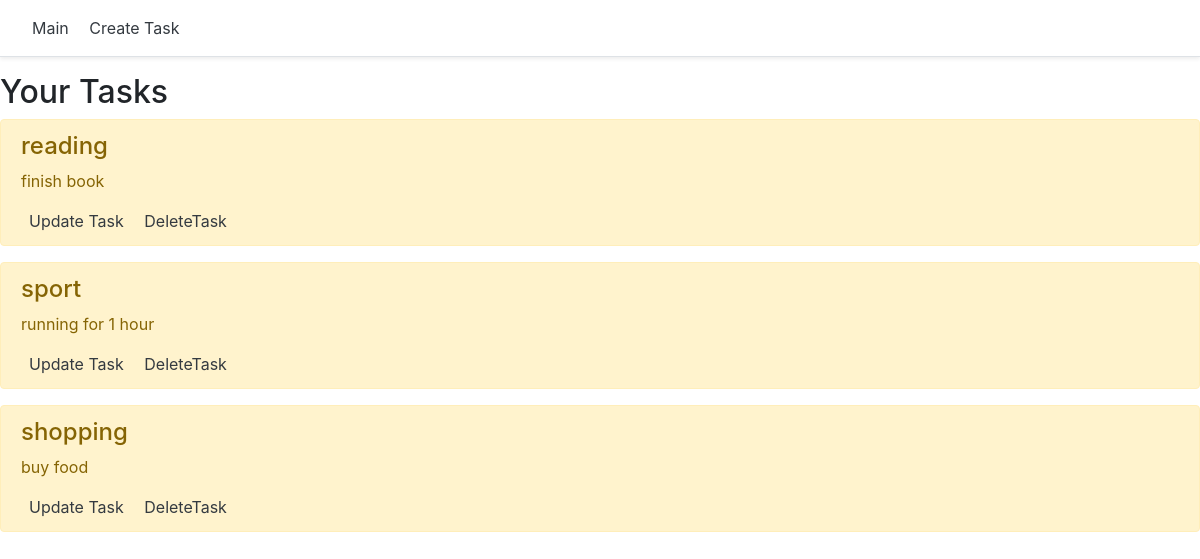
The page / on the database its author committed.
### main/models.py (models this page shows, shortened)
class Task (models.Model):
	title = models.CharField ('Name', max_length=50)
	task = models.TextField ('Description')
	complete = models.BooleanField (default=False)
	created = models.DateTimeField (auto_now_add=True)
	class Meta:
		verbose_name='Task'
		verbose_name_plural='Tasks'

### main/views.py (the view)
def index (request):
	tasks = Task.objects.order_by('-id')
	return render (request, 'main/index.html', {'title': "Main Page", 'tasks': tasks})

### main/templates/main/index.html (shortened to what this page needs)
{% extends 'main/base.html' %}
{% block content %}
    <h2> Your Tasks </h2>
    {% if tasks %}
        {% for el in tasks %}
            <div class="alert alert-warning mt-2">
        	    <h4>{{ el.title }}</h4>
        	    <p>{{ el.task }}</p>
        	    <a class="p-2 text-dark" href="{% url 'update' el.id %}">Update Task</a>
        	    <a class="p-2 text-dark" href="{% url 'delete' el.id %}">DeleteTask</a>
            </div>
        {% endfor %}
    {% else %}
        <p> You have no tasks</p>
    {% endif %}
{% endblock %}

### rows shown on the page
Task: title "reading", task "finish book"
Task: title "sport", task "running for 1 hour"
Task: title "shopping", task "buy food"
